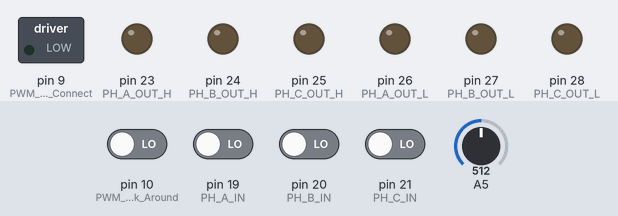
This sketch was run on a simulated Arduino Mega 2560, built with avr-gcc and run on an emulated ATmega2560. On the bench: switched loads named in the sketch (green lamp = pin HIGH), output pins drawn as LEDs (lit = HIGH). The test bench sets the inputs (shaded band); at power-on: pin 10 (PWM_Work_Around), pin 19 (PH_A_IN), pin 20 (PH_B_IN), pin 21 (PH_C_IN) LOW, A5 = 512.

Above: at 1.2 s.
1.3 s: A5 set to 716
At 2.0 s:
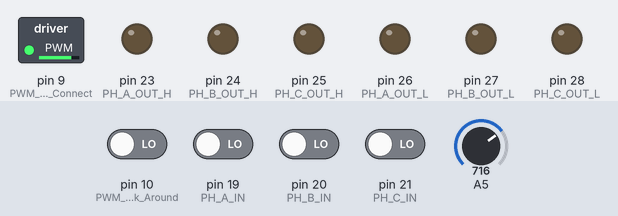
2.8 s: A5 set to 756
At 3.1 s:
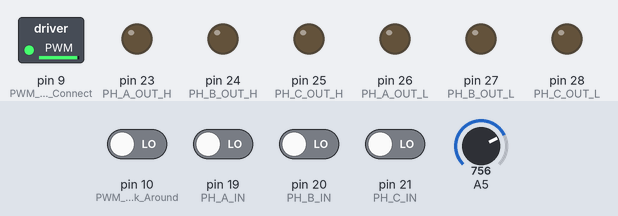
4.3 s: A5 set to 768
At 5.5 s:
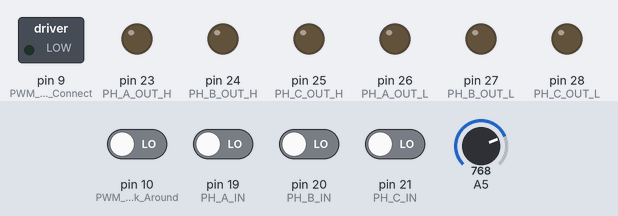
5.8 s: A5 set to 900
At 6.6 s:
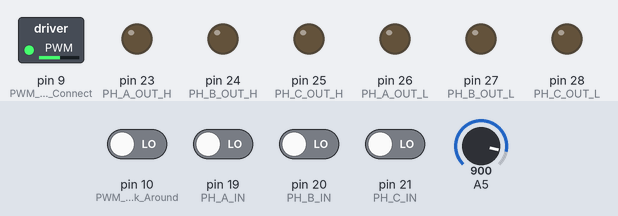
7.3 s: A5 set to 306
At 7.8 s:
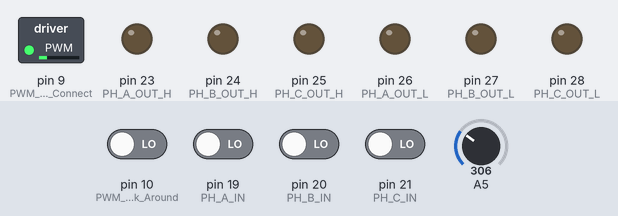
8.8 s: A5 set to 0
At 10.1 s:
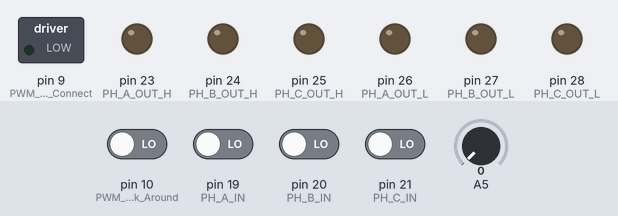
Timing chart, 0 to 11.3 s (numbered marks = the images above; inputs shaded):
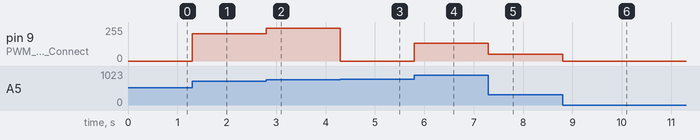

Measured:
- the behaviour switches between 767 and 768 on A5 (found by bisection; images 2 and 3)
- after the input at 1.3 s, pin 9 (PWM_No_Connect): 0/255 → 204/255 at once
- after the input at 2.8 s, pin 9 (PWM_No_Connect): 204/255 → 244/255 at once
- after the input at 4.3 s, pin 9 (PWM_No_Connect): 244/255 → 0/255 at once
- after the input at 5.8 s, pin 9 (PWM_No_Connect): 0/255 → 132/255 at once
- after the input at 7.3 s, pin 9 (PWM_No_Connect): 132/255 → 50/255 at once
- after the input at 8.8 s, pin 9 (PWM_No_Connect): 50/255 → 0/255 at once

The sketch:

Arduino.ino
```cpp
#include<Motor_Driver.h>


void setup() {

  //setting up the hall effect sensor interrupt pins
  attachInterrupt(digitalPinToInterrupt(PH_A_IN), HallA, CHANGE);              //creating pin change interrupts
  attachInterrupt(digitalPinToInterrupt(PH_B_IN), HallB, CHANGE);              //This will trigger when there is a
  attachInterrupt(digitalPinToInterrupt(PH_C_IN), HallC, CHANGE);              //change of state on the pins
  pinMode(PH_A_IN, INPUT);
  pinMode(PH_B_IN, INPUT);
  pinMode(PH_C_IN, INPUT);
  //Setting up the motor driver pins
  pinMode(PH_A_OUT_H, OUTPUT);
  pinMode(PH_B_OUT_H, OUTPUT);
  pinMode(PH_C_OUT_H, OUTPUT);
  pinMode(PH_A_OUT_L, OUTPUT);
  pinMode(PH_B_OUT_L, OUTPUT);
  pinMode(PH_C_OUT_L, OUTPUT);

  //Setting up the PWM pins
  pinMode(PWM_No_Connect, OUTPUT);                                             //pin 9, just connects to a resistor to ground
  pinMode(PWM_Work_Around, INPUT);                                             //pin 10, reads state of pin 9
  TCCR2B = _BV(CS21);                                                         //making prescaler of 8 to get 4kHz pwm frequency
                                                                              //Note: Want the routine to be entirely interrupt driven to increase versitility and maybe frequency,
                                                                              //but cannot figure out why won't work

  //Getting initial states
  In_A=digitalRead(PH_A_IN);
  In_B=digitalRead(PH_B_IN);
  In_C=digitalRead(PH_C_IN);
  PWM_State=digitalRead(PWM_Work_Around);
}

void loop() {
  speed_read=analogRead(Driver_Input);                                        //Reading value from pot. Should be between 0-250 integer values

  analogWrite(PWM_No_Connect, speed_read);                                    //Changing PWM width based on potentiometer value
  //digitalWrite(PWM_No_Connect, HIGH);
  Driving_Pins();

}

void Driving_Pins(){
  //Reading states of Hall sensors and speed control
  PWM_State=digitalRead(PWM_Work_Around);

  //Setting pins based on boolean logic of pin states
  digitalWrite(PH_A_OUT_H, (In_A && !In_B)&& PWM_State);                       //digital logic representing current state of the hall effect pins
  digitalWrite(PH_B_OUT_H, (In_B && !In_C)&& PWM_State);                       //When PWM signal is high, the system outputs, when it is low, the system does not
  digitalWrite(PH_C_OUT_H, (In_C && !In_A)&& PWM_State);                       //When Fault is created, this can also && to the signal
  //Setting output low pins
  digitalWrite(PH_A_OUT_L, (!In_A && In_B)&& PWM_State);
  digitalWrite(PH_B_OUT_L, (!In_B && In_C)&& PWM_State);
  digitalWrite(PH_C_OUT_L, (!In_C && In_A)&& PWM_State);

}

void HallA(){
  In_A=digitalRead(PH_A_IN);
  }

void HallB(){
  In_B=digitalRead(PH_B_IN);
}

void HallC(){
  In_C=digitalRead(PH_C_IN);

}
```

Motor_Driver.h
```cpp
#ifndef Motor_Driver_h
#define Motor_Driver_h

#include "Arduino.h"

//input signals from hall effect sensors
#define PH_A_IN 19//interrupt PCINT0 on pin 19
#define PH_B_IN 20//interrupt PCINT1 on pin 20
#define PH_C_IN 21//interrupt PCINT2 on pin 21

//PWM Pins and opperations
#define PWM_No_Connect 9 //This will be the pin the PWM signal will output. It's only role is to be read
#define PWM_Work_Around 10 //This pin if only reading the state of the PWM signal for ease of programming issues
int speed_read; //This is the value that the driver will control with the potentiometer.
				//Based on hardware design, this value should range from ~0-250)


//Driving_Pins() function declarations
bool In_A, In_B, In_C, PWM_State; //These are the pins that will read the state of the hall effect sensor and PWM signal

//output signals to the mosfet driver
#define PH_A_OUT_H 23
#define PH_B_OUT_H 24
#define PH_C_OUT_H 25

#define PH_A_OUT_L 26
#define PH_B_OUT_L 27
#define PH_C_OUT_L 28


// Fault, current and ADC pins
#define FAULT 43 //interrupt 0 on pin 43 to detect mosfet driver faults (highest priority)

//please note this routine does not nessesarily need to be done with an interrupt routine
#define OVR_CRNT 6 //interrupt 4 on pin 6 to detect over current (OCTW detect)
#define CNT_sense_1 97 //ADC0 to read sense resistor 1
#define CNT_sense_2 96 //ADC1 to read sense resistor 2

#define Sense_A 95 //ADC2 to read phase A Back EMF
#define Sense_B 94 //ADC3 to read phase B Back EMF
#define Sense_C 93 //ADC4  to read phase C Back EMF

//#define Motor_Temp 92 //ADC5 to read the temperature of the motor
#define Driver_Input 91 //ADC5 to read the driver input to control the speed of the motor
//Datasheet says this should be ADC6, but practise showed it to be ADC5.


#endif
```
